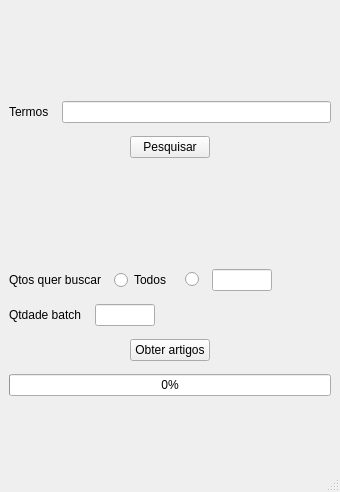
<?xml version="1.0" encoding="UTF-8"?>
<ui version="4.0">
 <class>MainWindow</class>
 <widget class="QMainWindow" name="MainWindow">
  <property name="geometry">
   <rect>
    <x>0</x>
    <y>0</y>
    <width>340</width>
    <height>492</height>
   </rect>
  </property>
  <property name="windowTitle">
   <string>MainWindow</string>
  </property>
  <widget class="QWidget" name="centralwidget">
   <layout class="QVBoxLayout" name="verticalLayout">
    <property name="spacing">
     <number>13</number>
    </property>
    <property name="bottomMargin">
     <number>9</number>
    </property>
    <item>
     <spacer name="verticalSpacer">
      <property name="orientation">
       <enum>Qt::Vertical</enum>
      </property>
      <property name="sizeHint" stdset="0">
       <size>
        <width>20</width>
        <height>40</height>
       </size>
      </property>
     </spacer>
    </item>
    <item>
     <layout class="QHBoxLayout" name="horizontalLayout">
      <item>
       <widget class="QLabel" name="label">
        <property name="text">
         <string/>
        </property>
        <property name="pixmap">
         <pixmap>img/pubmed_sm.png</pixmap>
        </property>
        <property name="alignment">
         <set>Qt::AlignCenter</set>
        </property>
       </widget>
      </item>
     </layout>
    </item>
    <item>
     <layout class="QHBoxLayout" name="horizontalLayout_2">
      <property name="bottomMargin">
       <number>0</number>
      </property>
      <item>
       <widget class="QLabel" name="query_label">
        <property name="text">
         <string>Termos</string>
        </property>
       </widget>
      </item>
      <item>
       <widget class="QLineEdit" name="query_input"/>
      </item>
     </layout>
    </item>
    <item>
     <layout class="QHBoxLayout" name="horizontalLayout_4">
      <item>
       <spacer name="horizontalSpacer_2">
        <property name="orientation">
         <enum>Qt::Horizontal</enum>
        </property>
        <property name="sizeHint" stdset="0">
         <size>
          <width>40</width>
          <height>20</height>
         </size>
        </property>
       </spacer>
      </item>
      <item>
       <widget class="QPushButton" name="search_button">
        <property name="text">
         <string>Pesquisar</string>
        </property>
       </widget>
      </item>
      <item>
       <spacer name="horizontalSpacer_3">
        <property name="orientation">
         <enum>Qt::Horizontal</enum>
        </property>
        <property name="sizeHint" stdset="0">
         <size>
          <width>40</width>
          <height>20</height>
         </size>
        </property>
       </spacer>
      </item>
     </layout>
    </item>
    <item>
     <layout class="QHBoxLayout" name="horizontalLayout_3">
      <item>
       <widget class="QLabel" name="result_label">
        <property name="text">
         <string> </string>
        </property>
       </widget>
      </item>
      <item>
       <spacer name="horizontalSpacer_6">
        <property name="orientation">
         <enum>Qt::Horizontal</enum>
        </property>
        <property name="sizeHint" stdset="0">
         <size>
          <width>40</width>
          <height>20</height>
         </size>
        </property>
       </spacer>
      </item>
     </layout>
    </item>
    <item>
     <spacer name="verticalSpacer_3">
      <property name="orientation">
       <enum>Qt::Vertical</enum>
      </property>
      <property name="sizeHint" stdset="0">
       <size>
        <width>20</width>
        <height>40</height>
       </size>
      </property>
     </spacer>
    </item>
    <item>
     <layout class="QHBoxLayout" name="horizontalLayout_5">
      <item>
       <widget class="QLabel" name="amout_label">
        <property name="text">
         <string>Qtos quer buscar</string>
        </property>
       </widget>
      </item>
      <item>
       <widget class="QRadioButton" name="radio_all">
        <property name="text">
         <string>Todos</string>
        </property>
       </widget>
      </item>
      <item>
       <widget class="QRadioButton" name="radio_number">
        <property name="text">
         <string/>
        </property>
       </widget>
      </item>
      <item>
       <widget class="QLineEdit" name="total_input">
        <property name="minimumSize">
         <size>
          <width>40</width>
          <height>0</height>
         </size>
        </property>
        <property name="maximumSize">
         <size>
          <width>60</width>
          <height>16777215</height>
         </size>
        </property>
       </widget>
      </item>
      <item>
       <spacer name="horizontalSpacer_7">
        <property name="orientation">
         <enum>Qt::Horizontal</enum>
        </property>
        <property name="sizeHint" stdset="0">
         <size>
          <width>40</width>
          <height>20</height>
         </size>
        </property>
       </spacer>
      </item>
     </layout>
    </item>
    <item>
     <layout class="QHBoxLayout" name="horizontalLayout_6">
      <item>
       <widget class="QLabel" name="batch_label">
        <property name="text">
         <string>Qtdade batch</string>
        </property>
       </widget>
      </item>
      <item>
       <widget class="QLineEdit" name="batch_input">
        <property name="minimumSize">
         <size>
          <width>40</width>
          <height>0</height>
         </size>
        </property>
        <property name="maximumSize">
         <size>
          <width>60</width>
          <height>16777215</height>
         </size>
        </property>
       </widget>
      </item>
      <item>
       <spacer name="horizontalSpacer">
        <property name="orientation">
         <enum>Qt::Horizontal</enum>
        </property>
        <property name="sizeHint" stdset="0">
         <size>
          <width>40</width>
          <height>20</height>
         </size>
        </property>
       </spacer>
      </item>
     </layout>
    </item>
    <item>
     <layout class="QHBoxLayout" name="horizontalLayout_7">
      <item>
       <spacer name="horizontalSpacer_4">
        <property name="orientation">
         <enum>Qt::Horizontal</enum>
        </property>
        <property name="sizeHint" stdset="0">
         <size>
          <width>40</width>
          <height>20</height>
         </size>
        </property>
       </spacer>
      </item>
      <item>
       <widget class="QPushButton" name="get_articles_button">
        <property name="text">
         <string>Obter artigos</string>
        </property>
       </widget>
      </item>
      <item>
       <spacer name="horizontalSpacer_5">
        <property name="orientation">
         <enum>Qt::Horizontal</enum>
        </property>
        <property name="sizeHint" stdset="0">
         <size>
          <width>40</width>
          <height>20</height>
         </size>
        </property>
       </spacer>
      </item>
     </layout>
    </item>
    <item>
     <layout class="QHBoxLayout" name="horizontalLayout_8">
      <item>
       <widget class="QProgressBar" name="get_articles_progress">
        <property name="value">
         <number>0</number>
        </property>
       </widget>
      </item>
     </layout>
    </item>
    <item>
     <spacer name="verticalSpacer_2">
      <property name="orientation">
       <enum>Qt::Vertical</enum>
      </property>
      <property name="sizeHint" stdset="0">
       <size>
        <width>20</width>
        <height>40</height>
       </size>
      </property>
     </spacer>
    </item>
   </layout>
  </widget>
  <widget class="QMenuBar" name="menubar">
   <property name="geometry">
    <rect>
     <x>0</x>
     <y>0</y>
     <width>340</width>
     <height>22</height>
    </rect>
   </property>
  </widget>
  <widget class="QStatusBar" name="statusbar"/>
 </widget>
 <resources/>
 <connections/>
</ui>
